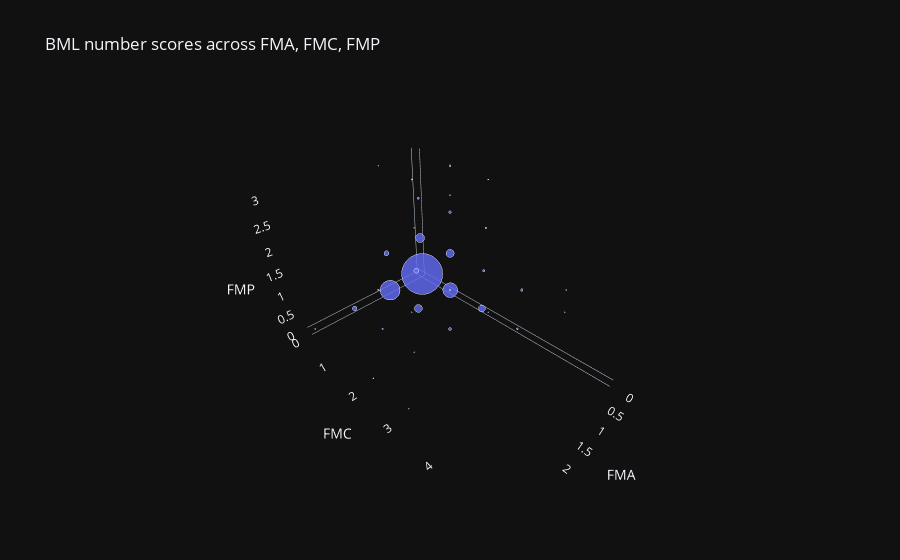

Notebook code for this chart:
### Code cell
from scripts.mbm.kl_oriented.kl_mbm_region_relationships import v00_moaks_shared_kl_mbmn_fm_df

femoral_medial_anterior_number = v00_moaks_shared_kl_mbmn_fm_df['V00MBMNFMA']
femoral_medial_central_number = v00_moaks_shared_kl_mbmn_fm_df['V00MBMNFMC']
femoral_medial_posterior_number = v00_moaks_shared_kl_mbmn_fm_df['V00MBMNFMP']

number_scatter_femoral_medial = plot_3d_moaks_data(v00_moaks_shared_kl_mbmn_fm_df)
number_scatter_femoral_medial.show()

### Figure 1 — Plotly figure (JSON) as saved in the notebook; plotly's stock layout.template omitted (floating-point values rounded to 4 significant figures)
{"data": [{"hovertemplate": "V00MBMNFMA=%{x}<br>V00MBMNFMC=%{y}<br>V00MBMNFMP=%{z}<br>count=%{marker.size}<extra></extra>", "legendgroup": "", "marker": {"color": "#636efa", "opacity": 0.8, "size": [1813, 86, 4, 233, 68, 7, 4, 50, 6, 3, 1, 4, 6, 1, 424, 27, 1, 66, 27, 1, 2, 8, 2, 1, 1, 22, 2, 3, 1, 1, 1, 1, 1, 1], "sizemode": "area", "sizeref": 1.133, "symbol": "circle"}, "mode": "markers", "name": "", "scene": "scene", "showlegend": false, "x": [0.0, 0.0, 0.0, 0.0, 0.0, 0.0, 0.0, 0.0, 0.0, 0.0, 0.0, 0.0, 0.0, 0.0, 1.0, 1.0, 1.0, 1.0, 1.0, 1.0, 1.0, 1.0, 1.0, 1.0, 1.0, 2.0, 2.0, 2.0, 2.0, 2.0, 2.0, 3.0, 3.0, 3.0], "y": [0.0, 0.0, 0.0, 1.0, 1.0, 1.0, 1.0, 2.0, 2.0, 2.0, 2.0, 3.0, 3.0, 4.0, 0.0, 0.0, 0.0, 1.0, 1.0, 1.0, 1.0, 2.0, 2.0, 2.0, 3.0, 0.0, 1.0, 1.0, 2.0, 2.0, 5.0, 0.0, 2.0, 3.0], "z": [0.0, 1.0, 2.0, 0.0, 1.0, 2.0, 3.0, 0.0, 1.0, 2.0, 3.0, 0.0, 1.0, 1.0, 0.0, 1.0, 3.0, 0.0, 1.0, 2.0, 3.0, 0.0, 1.0, 3.0, 1.0, 0.0, 0.0, 1.0, 0.0, 1.0, 3.0, 0.0, 0.0, 0.0], "type": "scatter3d"}], "layout": {"scene": {"domain": {"x": [0.0, 1.0], "y": [0.0, 1.0]}, "xaxis": {"title": {"text": "FMA"}, "showgrid": false}, "yaxis": {"title": {"text": "FMC"}, "showgrid": false}, "zaxis": {"title": {"text": "FMP"}, "showgrid": false}}, "legend": {"tracegroupgap": 0, "itemsizing": "constant"}, "title": {"text": "BML number scores across FMA, FMC, FMP"}}}
